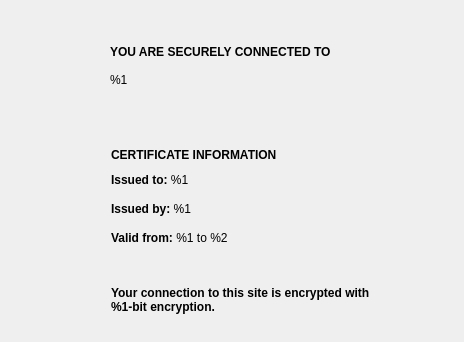
<?xml version="1.0" encoding="UTF-8"?>
<ui version="4.0">
 <class>IGOWebSslInfo</class>
 <widget class="QDialog" name="IGOWebSslInfo">
  <property name="geometry">
   <rect>
    <x>0</x>
    <y>0</y>
    <width>464</width>
    <height>342</height>
   </rect>
  </property>
  <property name="windowTitle">
   <string>Dialog</string>
  </property>
  <property name="styleSheet">
   <string notr="true"/>
  </property>
  <layout class="QVBoxLayout" name="verticalLayout_4">
   <property name="spacing">
    <number>0</number>
   </property>
   <property name="leftMargin">
    <number>0</number>
   </property>
   <property name="topMargin">
    <number>0</number>
   </property>
   <property name="rightMargin">
    <number>0</number>
   </property>
   <property name="bottomMargin">
    <number>0</number>
   </property>
   <item>
    <spacer name="verticalSpacer_2">
     <property name="orientation">
      <enum>Qt::Vertical</enum>
     </property>
     <property name="sizeType">
      <enum>QSizePolicy::Fixed</enum>
     </property>
     <property name="sizeHint" stdset="0">
      <size>
       <width>20</width>
       <height>45</height>
      </size>
     </property>
    </spacer>
   </item>
   <item>
    <layout class="QHBoxLayout" name="horizontalLayout_11">
     <property name="spacing">
      <number>0</number>
     </property>
     <item>
      <spacer name="horizontalSpacer_3">
       <property name="orientation">
        <enum>Qt::Horizontal</enum>
       </property>
       <property name="sizeType">
        <enum>QSizePolicy::Fixed</enum>
       </property>
       <property name="sizeHint" stdset="0">
        <size>
         <width>28</width>
         <height>20</height>
        </size>
       </property>
      </spacer>
     </item>
     <item>
      <layout class="QVBoxLayout" name="verticalLayout_3">
       <property name="spacing">
        <number>0</number>
       </property>
       <item>
        <layout class="QHBoxLayout" name="horizontalLayout">
         <property name="spacing">
          <number>0</number>
         </property>
         <item>
          <layout class="QVBoxLayout" name="verticalLayout_6">
           <property name="spacing">
            <number>0</number>
           </property>
           <item>
            <widget class="QLabel" name="lock">
             <property name="sizePolicy">
              <sizepolicy hsizetype="Fixed" vsizetype="Fixed">
               <horstretch>0</horstretch>
               <verstretch>0</verstretch>
              </sizepolicy>
             </property>
             <property name="minimumSize">
              <size>
               <width>59</width>
               <height>60</height>
              </size>
             </property>
             <property name="maximumSize">
              <size>
               <width>60</width>
               <height>60</height>
              </size>
             </property>
             <property name="styleSheet">
              <string notr="true"/>
             </property>
             <property name="text">
              <string/>
             </property>
             <property name="alignment">
              <set>Qt::AlignCenter</set>
             </property>
            </widget>
           </item>
           <item>
            <spacer name="verticalSpacer_10">
             <property name="orientation">
              <enum>Qt::Vertical</enum>
             </property>
             <property name="sizeType">
              <enum>QSizePolicy::Fixed</enum>
             </property>
             <property name="sizeHint" stdset="0">
              <size>
               <width>20</width>
               <height>15</height>
              </size>
             </property>
            </spacer>
           </item>
          </layout>
         </item>
         <item>
          <spacer name="horizontalSpacer_7">
           <property name="orientation">
            <enum>Qt::Horizontal</enum>
           </property>
           <property name="sizeType">
            <enum>QSizePolicy::Fixed</enum>
           </property>
           <property name="sizeHint" stdset="0">
            <size>
             <width>23</width>
             <height>20</height>
            </size>
           </property>
          </spacer>
         </item>
         <item>
          <layout class="QVBoxLayout" name="verticalLayout">
           <property name="spacing">
            <number>0</number>
           </property>
           <item>
            <layout class="QHBoxLayout" name="horizontalLayout_8">
             <property name="spacing">
              <number>0</number>
             </property>
             <item>
              <widget class="QLabel" name="label_connected_to">
               <property name="sizePolicy">
                <sizepolicy hsizetype="MinimumExpanding" vsizetype="Fixed">
                 <horstretch>0</horstretch>
                 <verstretch>0</verstretch>
                </sizepolicy>
               </property>
               <property name="text">
                <string>&lt;b&gt;YOU ARE SECURELY CONNECTED TO&lt;/b&gt;&lt;br&gt;&lt;br&gt;%1</string>
               </property>
               <property name="alignment">
                <set>Qt::AlignLeading|Qt::AlignLeft|Qt::AlignTop</set>
               </property>
               <property name="margin">
                <number>0</number>
               </property>
              </widget>
             </item>
             <item>
              <spacer name="horizontalSpacer_12">
               <property name="orientation">
                <enum>Qt::Horizontal</enum>
               </property>
               <property name="sizeType">
                <enum>QSizePolicy::Fixed</enum>
               </property>
               <property name="sizeHint" stdset="0">
                <size>
                 <width>28</width>
                 <height>15</height>
                </size>
               </property>
              </spacer>
             </item>
            </layout>
           </item>
           <item>
            <spacer name="verticalSpacer_7">
             <property name="orientation">
              <enum>Qt::Vertical</enum>
             </property>
             <property name="sizeHint" stdset="0">
              <size>
               <width>20</width>
               <height>18</height>
              </size>
             </property>
            </spacer>
           </item>
          </layout>
         </item>
        </layout>
       </item>
       <item>
        <layout class="QHBoxLayout" name="horizontalLayout_10">
         <property name="spacing">
          <number>0</number>
         </property>
         <item>
          <layout class="QVBoxLayout" name="verticalLayout_5">
           <property name="spacing">
            <number>0</number>
           </property>
           <item>
            <widget class="QLabel" name="certificate">
             <property name="sizePolicy">
              <sizepolicy hsizetype="Fixed" vsizetype="Fixed">
               <horstretch>0</horstretch>
               <verstretch>0</verstretch>
              </sizepolicy>
             </property>
             <property name="minimumSize">
              <size>
               <width>60</width>
               <height>60</height>
              </size>
             </property>
             <property name="maximumSize">
              <size>
               <width>60</width>
               <height>60</height>
              </size>
             </property>
             <property name="styleSheet">
              <string notr="true"/>
             </property>
             <property name="text">
              <string/>
             </property>
             <property name="alignment">
              <set>Qt::AlignCenter</set>
             </property>
            </widget>
           </item>
           <item>
            <spacer name="verticalSpacer_9">
             <property name="orientation">
              <enum>Qt::Vertical</enum>
             </property>
             <property name="sizeHint" stdset="0">
              <size>
               <width>20</width>
               <height>40</height>
              </size>
             </property>
            </spacer>
           </item>
          </layout>
         </item>
         <item>
          <spacer name="horizontalSpacer_8">
           <property name="orientation">
            <enum>Qt::Horizontal</enum>
           </property>
           <property name="sizeType">
            <enum>QSizePolicy::Fixed</enum>
           </property>
           <property name="sizeHint" stdset="0">
            <size>
             <width>23</width>
             <height>20</height>
            </size>
           </property>
          </spacer>
         </item>
         <item>
          <layout class="QVBoxLayout" name="verticalLayout_2">
           <property name="spacing">
            <number>0</number>
           </property>
           <item>
            <layout class="QHBoxLayout" name="horizontalLayout_7">
             <property name="spacing">
              <number>0</number>
             </property>
             <item>
              <widget class="QLabel" name="label_cert_info">
               <property name="sizePolicy">
                <sizepolicy hsizetype="MinimumExpanding" vsizetype="Fixed">
                 <horstretch>0</horstretch>
                 <verstretch>0</verstretch>
                </sizepolicy>
               </property>
               <property name="text">
                <string>&lt;b&gt;CERTIFICATE INFORMATION&lt;/b&gt;</string>
               </property>
               <property name="alignment">
                <set>Qt::AlignLeading|Qt::AlignLeft|Qt::AlignTop</set>
               </property>
              </widget>
             </item>
             <item>
              <spacer name="horizontalSpacer_10">
               <property name="orientation">
                <enum>Qt::Horizontal</enum>
               </property>
               <property name="sizeType">
                <enum>QSizePolicy::Fixed</enum>
               </property>
               <property name="sizeHint" stdset="0">
                <size>
                 <width>28</width>
                 <height>15</height>
                </size>
               </property>
              </spacer>
             </item>
            </layout>
           </item>
           <item>
            <spacer name="verticalSpacer_4">
             <property name="orientation">
              <enum>Qt::Vertical</enum>
             </property>
             <property name="sizeType">
              <enum>QSizePolicy::Fixed</enum>
             </property>
             <property name="sizeHint" stdset="0">
              <size>
               <width>20</width>
               <height>10</height>
              </size>
             </property>
            </spacer>
           </item>
           <item>
            <layout class="QHBoxLayout" name="horizontalLayout_4">
             <property name="spacing">
              <number>0</number>
             </property>
             <item>
              <widget class="QLabel" name="label_issued_to">
               <property name="sizePolicy">
                <sizepolicy hsizetype="Preferred" vsizetype="Fixed">
                 <horstretch>0</horstretch>
                 <verstretch>0</verstretch>
                </sizepolicy>
               </property>
               <property name="text">
                <string>&lt;b&gt;Issued to:&lt;/b&gt; %1</string>
               </property>
               <property name="alignment">
                <set>Qt::AlignLeading|Qt::AlignLeft|Qt::AlignTop</set>
               </property>
              </widget>
             </item>
             <item>
              <spacer name="horizontalSpacer_5">
               <property name="orientation">
                <enum>Qt::Horizontal</enum>
               </property>
               <property name="sizeType">
                <enum>QSizePolicy::Fixed</enum>
               </property>
               <property name="sizeHint" stdset="0">
                <size>
                 <width>28</width>
                 <height>15</height>
                </size>
               </property>
              </spacer>
             </item>
            </layout>
           </item>
           <item>
            <layout class="QHBoxLayout" name="horizontalLayout_5">
             <property name="spacing">
              <number>0</number>
             </property>
             <item>
              <widget class="QLabel" name="separator_1">
               <property name="sizePolicy">
                <sizepolicy hsizetype="Expanding" vsizetype="Fixed">
                 <horstretch>0</horstretch>
                 <verstretch>0</verstretch>
                </sizepolicy>
               </property>
               <property name="text">
                <string/>
               </property>
              </widget>
             </item>
             <item>
              <spacer name="horizontalSpacer">
               <property name="orientation">
                <enum>Qt::Horizontal</enum>
               </property>
               <property name="sizeType">
                <enum>QSizePolicy::Fixed</enum>
               </property>
               <property name="sizeHint" stdset="0">
                <size>
                 <width>28</width>
                 <height>1</height>
                </size>
               </property>
              </spacer>
             </item>
            </layout>
           </item>
           <item>
            <layout class="QHBoxLayout" name="horizontalLayout_3">
             <property name="spacing">
              <number>0</number>
             </property>
             <item>
              <widget class="QLabel" name="label_issued_by">
               <property name="sizePolicy">
                <sizepolicy hsizetype="Preferred" vsizetype="Fixed">
                 <horstretch>0</horstretch>
                 <verstretch>0</verstretch>
                </sizepolicy>
               </property>
               <property name="text">
                <string>&lt;b&gt;Issued by:&lt;/b&gt; %1</string>
               </property>
               <property name="alignment">
                <set>Qt::AlignLeading|Qt::AlignLeft|Qt::AlignTop</set>
               </property>
              </widget>
             </item>
             <item>
              <spacer name="horizontalSpacer_4">
               <property name="orientation">
                <enum>Qt::Horizontal</enum>
               </property>
               <property name="sizeType">
                <enum>QSizePolicy::Fixed</enum>
               </property>
               <property name="sizeHint" stdset="0">
                <size>
                 <width>28</width>
                 <height>15</height>
                </size>
               </property>
              </spacer>
             </item>
            </layout>
           </item>
           <item>
            <layout class="QHBoxLayout" name="horizontalLayout_6">
             <property name="spacing">
              <number>0</number>
             </property>
             <item>
              <widget class="QLabel" name="separator_2">
               <property name="sizePolicy">
                <sizepolicy hsizetype="Expanding" vsizetype="Fixed">
                 <horstretch>0</horstretch>
                 <verstretch>0</verstretch>
                </sizepolicy>
               </property>
               <property name="text">
                <string/>
               </property>
              </widget>
             </item>
             <item>
              <spacer name="horizontalSpacer_2">
               <property name="orientation">
                <enum>Qt::Horizontal</enum>
               </property>
               <property name="sizeType">
                <enum>QSizePolicy::Fixed</enum>
               </property>
               <property name="sizeHint" stdset="0">
                <size>
                 <width>28</width>
                 <height>1</height>
                </size>
               </property>
              </spacer>
             </item>
            </layout>
           </item>
           <item>
            <layout class="QHBoxLayout" name="horizontalLayout_2">
             <property name="spacing">
              <number>0</number>
             </property>
             <item>
              <widget class="QLabel" name="label_validity">
               <property name="sizePolicy">
                <sizepolicy hsizetype="Preferred" vsizetype="Fixed">
                 <horstretch>0</horstretch>
                 <verstretch>0</verstretch>
                </sizepolicy>
               </property>
               <property name="text">
                <string>&lt;b&gt;Valid from:&lt;/b&gt; %1 to %2</string>
               </property>
               <property name="alignment">
                <set>Qt::AlignLeading|Qt::AlignLeft|Qt::AlignTop</set>
               </property>
              </widget>
             </item>
             <item>
              <spacer name="horizontalSpacer_6">
               <property name="orientation">
                <enum>Qt::Horizontal</enum>
               </property>
               <property name="sizeType">
                <enum>QSizePolicy::Fixed</enum>
               </property>
               <property name="sizeHint" stdset="0">
                <size>
                 <width>28</width>
                 <height>15</height>
                </size>
               </property>
              </spacer>
             </item>
            </layout>
           </item>
           <item>
            <spacer name="verticalSpacer">
             <property name="orientation">
              <enum>Qt::Vertical</enum>
             </property>
             <property name="sizeType">
              <enum>QSizePolicy::Fixed</enum>
             </property>
             <property name="sizeHint" stdset="0">
              <size>
               <width>20</width>
               <height>40</height>
              </size>
             </property>
            </spacer>
           </item>
           <item>
            <layout class="QHBoxLayout" name="horizontalLayout_9">
             <property name="spacing">
              <number>0</number>
             </property>
             <item>
              <widget class="QLabel" name="label_encryption">
               <property name="sizePolicy">
                <sizepolicy hsizetype="Expanding" vsizetype="Expanding">
                 <horstretch>0</horstretch>
                 <verstretch>0</verstretch>
                </sizepolicy>
               </property>
               <property name="text">
                <string>&lt;b&gt;Your connection to this site is encrypted with&lt;br&gt;%1-bit encryption.&lt;/b&gt;</string>
               </property>
               <property name="textFormat">
                <enum>Qt::AutoText</enum>
               </property>
               <property name="scaledContents">
                <bool>false</bool>
               </property>
               <property name="alignment">
                <set>Qt::AlignLeading|Qt::AlignLeft|Qt::AlignTop</set>
               </property>
              </widget>
             </item>
             <item>
              <spacer name="horizontalSpacer_11">
               <property name="orientation">
                <enum>Qt::Horizontal</enum>
               </property>
               <property name="sizeType">
                <enum>QSizePolicy::Fixed</enum>
               </property>
               <property name="sizeHint" stdset="0">
                <size>
                 <width>28</width>
                 <height>15</height>
                </size>
               </property>
              </spacer>
             </item>
            </layout>
           </item>
          </layout>
         </item>
        </layout>
       </item>
      </layout>
     </item>
    </layout>
   </item>
   <item>
    <spacer name="verticalSpacer_3">
     <property name="orientation">
      <enum>Qt::Vertical</enum>
     </property>
     <property name="sizeType">
      <enum>QSizePolicy::Fixed</enum>
     </property>
     <property name="sizeHint" stdset="0">
      <size>
       <width>20</width>
       <height>28</height>
      </size>
     </property>
    </spacer>
   </item>
  </layout>
  <zorder></zorder>
 </widget>
 <resources>
  <include location="../../../../../../originClient/dev/resources/originClient.qrc"/>
 </resources>
 <connections/>
</ui>
